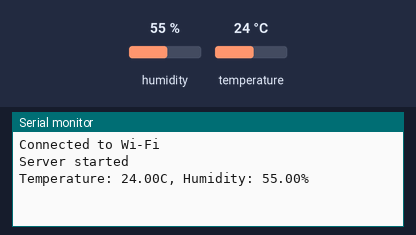
The sketch below on a simulated ESP8266 (NodeMCU). Parts: the last lines printed to the serial monitor. Inputs (shaded band) come from the test bench; at power-on: humidity 55 %, temperature 24 °C. WiFi joins after 1.5 s; servers stay silent unless stated.

Above: at 3.2 s.
3.3 s: humidity set to 22 %
At 8.1 s:
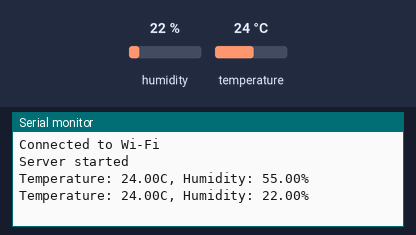
8.9 s: temperature set to 12 °C
At 12.7 s:
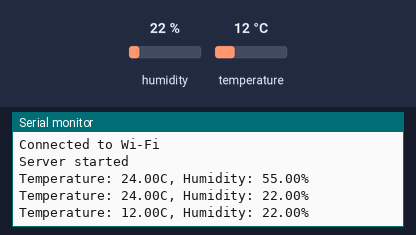
14.5 s: humidity set to 40 %
At 18.6 s:
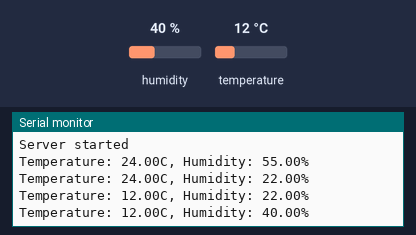
Timing chart, 0 to 20.1 s (numbered marks = the images above; inputs shaded):
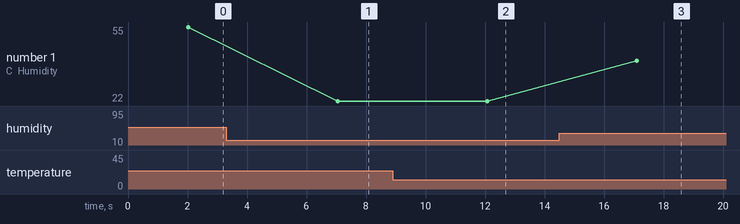

Measured:
- after the input at 3.3 s, the serial monitor: prints a new line after 3.7 s (image 1)
- after the input at 8.9 s, the serial monitor: prints a new line after 3.2 s (image 2)
- after the input at 14.5 s, the serial monitor: prints a new line after 2.6 s (image 3)
- plotted number 1: 55 → 22 after the input at 3.3 s, 22 → 40 after the input at 14.5 s

The sketch:

DHT11.ino
```cpp
#include <ESP8266WiFi.h>
#include <WiFiClient.h>
#include <ESP8266WebServer.h>
#include <DHT.h>

// Replace with your network credentials
const char* ssid = "Gynia";
const char* password = "11155)(x6";
// Replace with your server URL
const char* serverUrl = "";

// Create an instance of the server
ESP8266WebServer server(80);

// Create an instance of the DHT sensor
#define DHTPIN D5
#define DHTTYPE DHT11
DHT dht(DHTPIN, DHTTYPE);

void setup() {
  // Connect to Wi-Fi network
  WiFi.begin(ssid, password);
  while (WiFi.status() != WL_CONNECTED) {
    delay(1000);
  }
  Serial.println("Connected to Wi-Fi");

  // Start the server
  server.begin();
  Serial.begin(115200);
  Serial.println("Server started");

  // Initialize the DHT sensor
  dht.begin();
}

void loop() {
  // Measure temperature and humidity


  float temp = dht.readTemperature();
  float humidity = dht.readHumidity();


  // Output to serial monitor
  Serial.print("Temperature: ");
  Serial.print(temp);
  Serial.print("C, Humidity: ");
  Serial.print(humidity);
  Serial.println("%");

  server.handleClient();
  // Output to web page
  String tempString = String(temp);
  String humidityString = String(humidity);
  String webpage = "<html><body>";
  webpage += "<h1>ESP8266 DHT11 Temperature and Humidity</h1>";
  webpage += "<p>Temperature: " + tempString + "C</p>";
  webpage += "<p>Humidity: " + humidityString + "%</p>";
  webpage += "</body></html>";
  server.send(200, "text/html", webpage);

  delay(5000);
}
```
